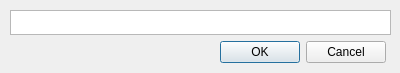
<?xml version="1.0" encoding="UTF-8"?>
<ui version="4.0">
 <class>Prompt</class>
 <widget class="QWidget" name="Prompt">
  <property name="geometry">
   <rect>
    <x>0</x>
    <y>0</y>
    <width>400</width>
    <height>73</height>
   </rect>
  </property>
  <property name="windowTitle">
   <string>Enter folder name</string>
  </property>
  <widget class="QDialogButtonBox" name="buttonBox">
   <property name="geometry">
    <rect>
     <x>220</x>
     <y>40</y>
     <width>166</width>
     <height>24</height>
    </rect>
   </property>
   <property name="standardButtons">
    <set>QDialogButtonBox::Cancel|QDialogButtonBox::Ok</set>
   </property>
  </widget>
  <widget class="QPlainTextEdit" name="plainTextEdit">
   <property name="geometry">
    <rect>
     <x>10</x>
     <y>10</y>
     <width>381</width>
     <height>25</height>
    </rect>
   </property>
   <property name="plainText">
    <string/>
   </property>
   <property name="placeholderText">
    <string>Enter folder name</string>
   </property>
  </widget>
 </widget>
 <resources/>
 <connections/>
</ui>
